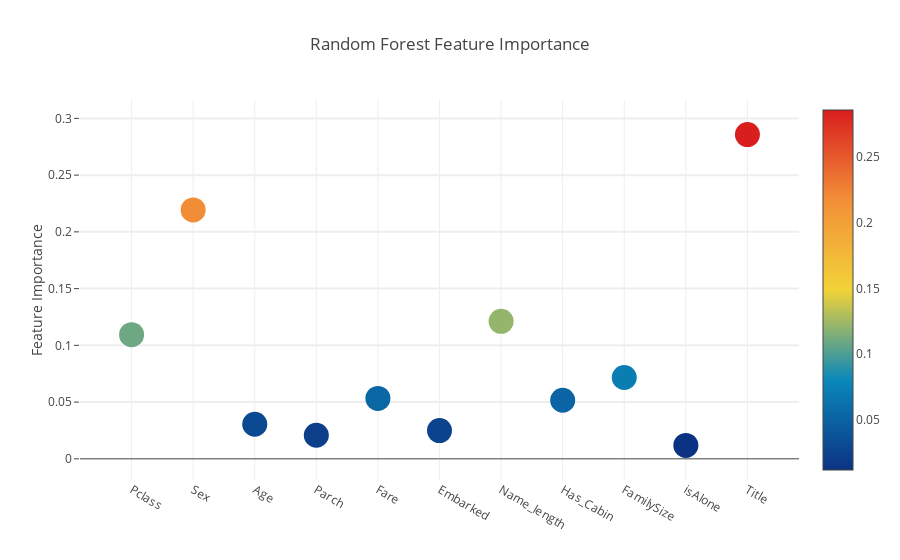

Notebook code for this chart:
### Code cell
# Scatter plot
trace = go.Scatter(
    y = feature_dataframe['Random Forest feature importances'].values,
    x = feature_dataframe['features'].values,
    mode='markers',
    marker=dict(
        sizemode = 'diameter',
        sizeref = 1,
        size = 25,
#       size= feature_dataframe['AdaBoost feature importances'].values,
        #color = np.random.randn(500), #set color equal to a variable
        color = feature_dataframe['Random Forest feature importances'].values,
        colorscale='Portland',
        showscale=True
    ),
    text = feature_dataframe['features'].values
)
data = [trace]

layout= go.Layout(
    autosize= True,
    title= 'Random Forest Feature Importance',
    hovermode= 'closest',
#     xaxis= dict(
#         title= 'Pop',
#         ticklen= 5,
#         zeroline= False,
#         gridwidth= 2,
#     ),
    yaxis=dict(
        title= 'Feature Importance',
        ticklen= 5,
        gridwidth= 2
    ),
    showlegend= False
)
fig = go.Figure(data=data, layout=layout)
py.iplot(fig,filename='scatter2010')

### Figure 1 — Plotly figure (JSON) as saved in the notebook; plotly's stock layout.template omitted (floating-point values rounded to 4 significant figures)
{"data": [{"marker": {"color": [0.1094, 0.2193, 0.03048, 0.02076, 0.05321, 0.02489, 0.1211, 0.0516, 0.07168, 0.01185, 0.2857], "colorscale": "Portland", "showscale": true, "size": 25, "sizemode": "diameter", "sizeref": 1}, "mode": "markers", "text": ["Pclass", "Sex", "Age", "Parch", "Fare", "Embarked", "Name_length", "Has_Cabin", "FamilySize", "isAlone", "Title"], "type": "scatter", "x": ["Pclass", "Sex", "Age", "Parch", "Fare", "Embarked", "Name_length", "Has_Cabin", "FamilySize", "isAlone", "Title"], "y": [0.1094, 0.2193, 0.03048, 0.02076, 0.05321, 0.02489, 0.1211, 0.0516, 0.07168, 0.01185, 0.2857]}], "layout": {"autosize": true, "hovermode": "closest", "showlegend": false, "title": "Random Forest Feature Importance", "yaxis": {"gridwidth": 2, "ticklen": 5, "title": "Feature Importance"}}}
